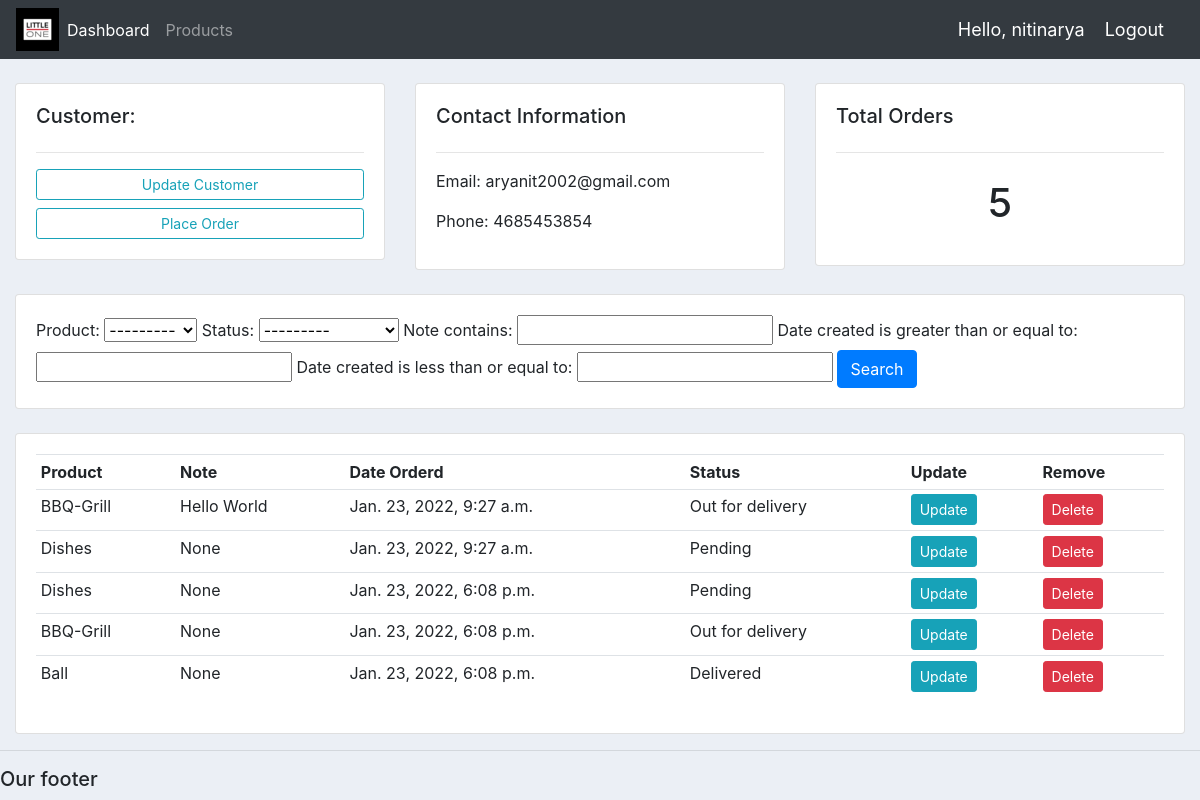
The page /customer/2/ (signed in) on the database its author committed.
### accounts/models.py (models this page shows, shortened)
class Customer(models.Model):
	user = models.OneToOneField(User, null= True, blank = True, on_delete=models.CASCADE)
	name = models.CharField(max_length=200, null=True)
	phone = models.CharField(max_length=200, null=True)
	email = models.CharField(max_length=200, null=True)
	profile_pic = models.ImageField(default = "account-icon.png", null = True,blank = True)
	date_created = models.DateTimeField(auto_now_add=True, null=True)

class Order(models.Model):
	STATUS = (
			('Pending', 'Pending'),
			('Out for delivery', 'Out for delivery'),
			('Delivered', 'Delivered'),
			)
	customer = models.ForeignKey(Customer, null=True, on_delete= models.SET_NULL)
	product = models.ForeignKey(Product, null=True, on_delete= models.SET_NULL)
	date_created = models.DateTimeField(auto_now_add=True, null=True)
	status = models.CharField(max_length=200, null=True, choices=STATUS)
	note = models.CharField(max_length=1000, null=True)

class Product(models.Model):
	CATEGORY = (
			('Indoor', 'Indoor'),
			('Out Door', 'Out Door'),
			)
	name = models.CharField(max_length=200, null=True)
	price = models.FloatField(null=True)
	category = models.CharField(max_length=200, null=True, choices=CATEGORY)
	description = models.CharField(max_length=200, null=True, blank=True)
	date_created = models.DateTimeField(auto_now_add=True, null=True)
	tags = models.ManyToManyField(Tag)
	def __str__(self):
		return self.name

### accounts/decorators.py (the view)
		def wrapper_func(request, *args, **kwargs):
			group = None
			if request.user.groups.exists():
				group = request.user.groups.all()[0].name
			if group in allowed_roles:
				return view_func(request, *args, **kwargs)
			else:
				return HttpResponse('You are not authorized to view this page')

### accounts/views.py (called while the page is built)
@login_required(login_url='login')
@allowed_users(allowed_roles=["admin"])
def customer(request, pk_test):
	customer = Customer.objects.get(id=pk_test)
	orders = customer.order_set.all()
	order_count = orders.count()
	myFilter = OrderFilter(request.GET, queryset=orders)
	orders = myFilter.qs
	context = {'customer':customer, 'orders':orders, 'order_count':order_count,
	'myFilter':myFilter}
	return render(request, 'accounts/customer.html',context)

### accounts/templates/accounts/customer.html
{%  extends 'accounts/main.html' %}
{% block content %}
	<br>
<div class="row">
	<div class="col-md">
		<div class="card card-body">
			<h5>Customer:</h5>
			<hr>
			<a class="btn btn-outline-info  btn-sm btn-block" href="">Update Customer</a>
			<a class="btn btn-outline-info  btn-sm btn-block" href="{% url 'create_order' customer.id %}">Place Order</a>
		</div>
	</div>
	<div class="col-md">
		<div class="card card-body">
			<h5>Contact Information</h5>
			<hr>
			<p>Email: {{customer.email}}</p>
			<p>Phone: {{customer.phone}}</p>
		</div>
	</div>
	<div class="col-md">
		<div class="card card-body">
			<h5>Total Orders</h5>
			<hr>
			<h1 style="text-align: center;padding: 10px">{{order_count}}</h1>
		</div>
	</div>
</div>
<br>
<div class="row">
	<div class="col">
		<div class="card card-body">
			<form method="get">
				{{myFilter.form}}
		    <button class="btn btn-primary" type="submit">Search</button>
		  </form>
		</div>
	</div>
</div>
<br>
<div class="row">
	<div class="col-md">
		<div class="card card-body">
			<table class="table table-sm">
				<tr>
					<th>Product</th>
					<th>Note</th>
					<th>Date Orderd</th>
					<th>Status</th>
					<th>Update</th>
					<th>Remove</th>
				</tr>
				{% for order in orders %}
				<tr>
					<td>{{order.product}}</td>
					<td>{{order.note}}</td>
					<td>{{order.date_created}}</td>
					<td>{{order.status}}</td>
					<td><a class="btn btn-sm btn-info" href="{% url 'update_order' order.id %}">Update</a></td>
					<td><a class="btn btn-sm btn-danger" href="{% url 'delete_order' order.id %}">Delete</a></td>
				</tr>
				{% endfor %}
			</table>
		</div>
	</div>
</div>
{% endblock %}

### accounts/templates/accounts/navbar.html (shortened to what this page needs)
{% load static %}
<nav class="navbar navbar-expand-lg navbar-dark bg-dark">
 <img src="{% static 'images/logo.png' %}">
  <div class="collapse navbar-collapse" id="navbarNav">
    <ul class="navbar-nav">
      {% if request.user.is_staff %}
      <li class="nav-item active">
        <a class="nav-link" href="{% url 'home' %}">Dashboard</a>
      </li>
      <li class="nav-item">
        <a class="nav-link" href="{% url 'products' %}">Products</a>
      </li>
      {% else %}
       <li class="nav-item">
        <a class="nav-link" href="{% url 'account' %}">Settings</a>
      </li>
      {% endif %}
    </ul>
  </div>
  <span class="hello-msg">Hello, {{request.user}}</span>
  <span ><a  class="hello-msg" href="{% url 'logout' %}">Logout</a></span>
</nav>

### static/css/main.css (style rules this page uses)
body { background-color: #ebeff5; }

### accounts/templates/accounts/navbar.html (style rules this page uses)
.hello-msg { font-size: 18px; color: #fff; margin-right: 20px; }

### rows shown on the page
Customer: email "aryanit2002@gmail.com", phone "4685453854"
Order: product "BBQ-Grill", note "Hello World", date_created "Jan. 23, 2022, 9:27 a.m.", status "Out for delivery"
Order: product "Dishes", note "None", date_created "Jan. 23, 2022, 9:27 a.m.", status "Pending"
Order: product "Dishes", note "None", date_created "Jan. 23, 2022, 6:08 p.m.", status "Pending"
Order: product "BBQ-Grill", note "None", date_created "Jan. 23, 2022, 6:08 p.m.", status "Out for delivery"
Order: product "Ball", note "None", date_created "Jan. 23, 2022, 6:08 p.m.", status "Delivered"

### other values the page prints
{{ request.user }} "nitinarya"
{{ order_count }} "5"
